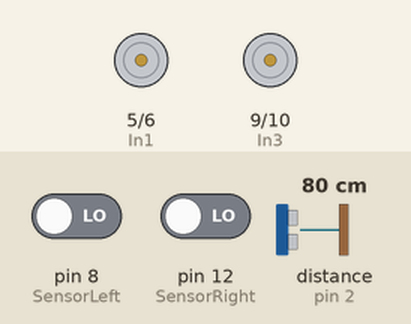
This sketch was run on a simulated Arduino Uno, built with avr-gcc and run on an emulated ATmega328P. Parts: motor-driver pin pairs drawn as motors (green arrow = first pin HIGH = forward, orange = second pin HIGH = backward, longer = more drive). Wiring (inferred from the names in the program): ultrasonic range finder: trigger pin 3; echo pin 2. Inputs (shaded band) come from the test bench; at power-on: pin 8 (SensorLeft) LOW, pin 12 (SensorRight) LOW, distance to the obstacle (sensor on pin 2) 80 cm. The echo pulse lasts 58.3 µs per cm.

Above: at 1.7 s.
1.8 s: pin 8 (SensorLeft) driven HIGH
At 2.42 s:
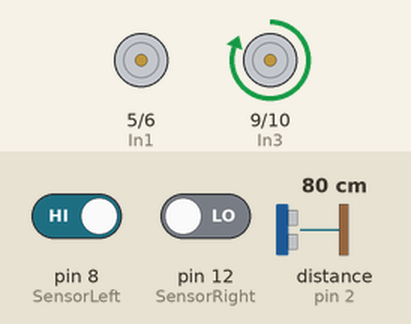
4.8 s: pin 12 (SensorRight) driven HIGH
At 5.32 s:
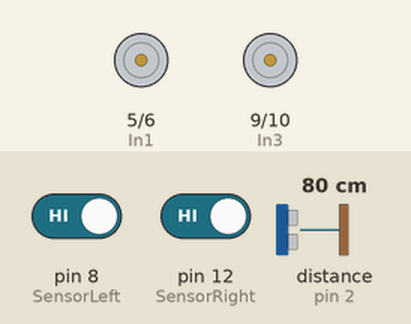
7.8 s: pin 8 (SensorLeft) driven LOW
At 8.5 s:
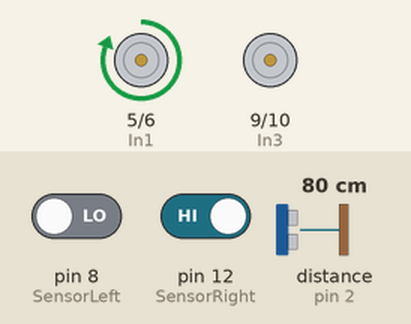
10.8 s: distance to the obstacle (sensor on pin 2) set to 29 cm
13.8 s: distance to the obstacle (sensor on pin 2) set to 25 cm
At 14.7 s:
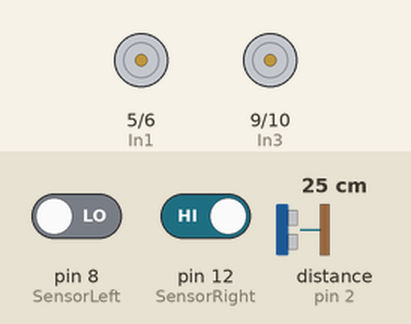
15.3 s: distance to the obstacle (sensor on pin 2) set to 35 cm
At 16.3 s:
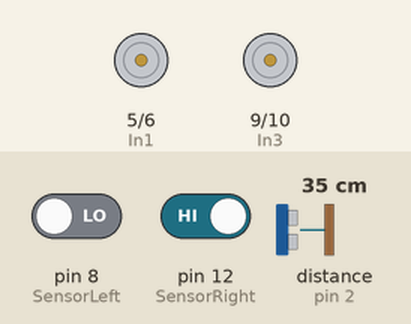
Timing chart, 0 to 19.3 s (numbered marks = the images above; inputs shaded):
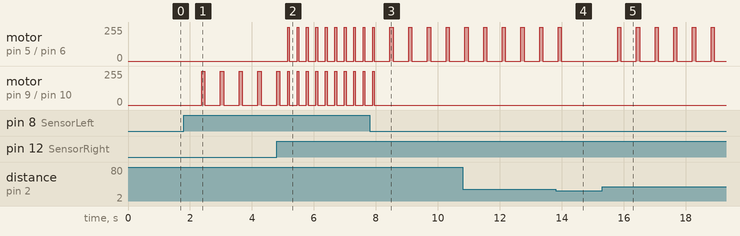

Measured:
- the behaviour switches between 27 and 26 cm on distance to the obstacle (sensor on pin 2) (found by bisection; images 3 and 4)
- after the input at 1.8 s, motor on pin 9 (In3) / pin 10 (In4): alternates forward 255/255 for 0.11 s and stopped for 0.50 s, starting after 0.57 s
- after the input at 4.8 s, motor on pin 5 (In1) / pin 6 (In2), motor on pin 9 (In3) / pin 10 (In4): alternates forward 255/255 for 0.06 s and stopped for 0.25 s, starting after 0.35 s
- after the input at 7.8 s, motor on pin 5 (In1) / pin 6 (In2): alternates forward 255/255 for 0.11 s and stopped for 0.50 s, starting after 0.65 s; motor on pin 9 (In3) / pin 10 (In4): goes on until 8.0 s, then stays stopped
- after the input at 13.8 s, motor on pin 5 (In1) / pin 6 (In2): goes on until 14.0 s, then stays stopped
- after the input at 15.3 s, motor on pin 5 (In1) / pin 6 (In2): alternates forward 255/255 for 0.10 s and stopped for 0.50 s, starting after 0.50 s

The sketch:

test3.ino
```cpp
const int In1 = 5;//1B1的腳位
    const int In2 = 6;//1A1的腳位
    const int In3 = 9;//1A2的腳位
    const int In4 = 10;//1B2的腳位

const byte trigPin = 3 ;//超音波模組的觸發腳
const byte echoPin = 2 ;//超音波模組的接收腳
unsigned long d ;//儲存高脈衝的持續時間

int SensorLeft = 8;//左感測器輸入腳
int SensorRight =12;//右感測器輸入腳
int SL;//左感測器狀態
int SR;//右感測器狀態
void setup() {
  Serial.begin(9600);
  pinMode(In1,OUTPUT);
  pinMode(In2,OUTPUT);
  pinMode(In3,OUTPUT);
  pinMode(In4,OUTPUT);
  pinMode(SensorLeft, INPUT);//讀入左感測器狀態
  pinMode(SensorRight, INPUT); //讀入右感測器狀態
  pinMode(trigPin,OUTPUT);
  pinMode(echoPin,INPUT);
  mstop();
  delay(500);
 }
void loop(){
  SL = digitalRead(SensorLeft); //讀取左感測器狀態值
  SR = digitalRead(SensorRight); //讀取右感測器狀態值
  d = ping() / 58 ;
  if( d <=25 ){//當碰到障礙物時停止
   mstop();
  }
  else{//沒障礙物就照著循跡行走
    if (SL == 1&& SR ==1) {
    mstop();
    delay(250);
    mforward();
    delay(50);
  }

  if (SL == 1 && SR == 0) {
   mstop();
   delay(500);
    mleft();
    delay(100);
  }

  if (SL == 0 && SR == 1) {
    mstop();
    delay(500);
    mright();
    delay (100);
  }

  if (SL == 0&& SR == 0) {
    mstop();
    delay (100);
  }
  }

 }

 unsigned long ping(){
  digitalWrite(trigPin,HIGH);
  delayMicroseconds(10);
  digitalWrite(trigPin,LOW);
  return pulseIn(echoPin,HIGH,23200);
}
void mback(){
  digitalWrite(In1,LOW);
  digitalWrite(In2,HIGH);
  digitalWrite(In3,LOW);
  digitalWrite(In4,HIGH);
}
void mforward(){
  digitalWrite(In1,HIGH);
  digitalWrite(In2,LOW);
  digitalWrite(In3,HIGH);
  digitalWrite(In4,LOW);
}
void mleft(){
  digitalWrite(In1,LOW);
  digitalWrite(In2,LOW);
  digitalWrite(In3,HIGH);
  digitalWrite(In4,LOW);
}
void mright(){
  digitalWrite(In1,HIGH);
  digitalWrite(In2,LOW);
  digitalWrite(In3,LOW);
  digitalWrite(In4,LOW);
}
void mstop(){
  digitalWrite(In1,LOW);
  digitalWrite(In2,LOW);
  digitalWrite(In3,LOW);
  digitalWrite(In4,LOW);
}
```
